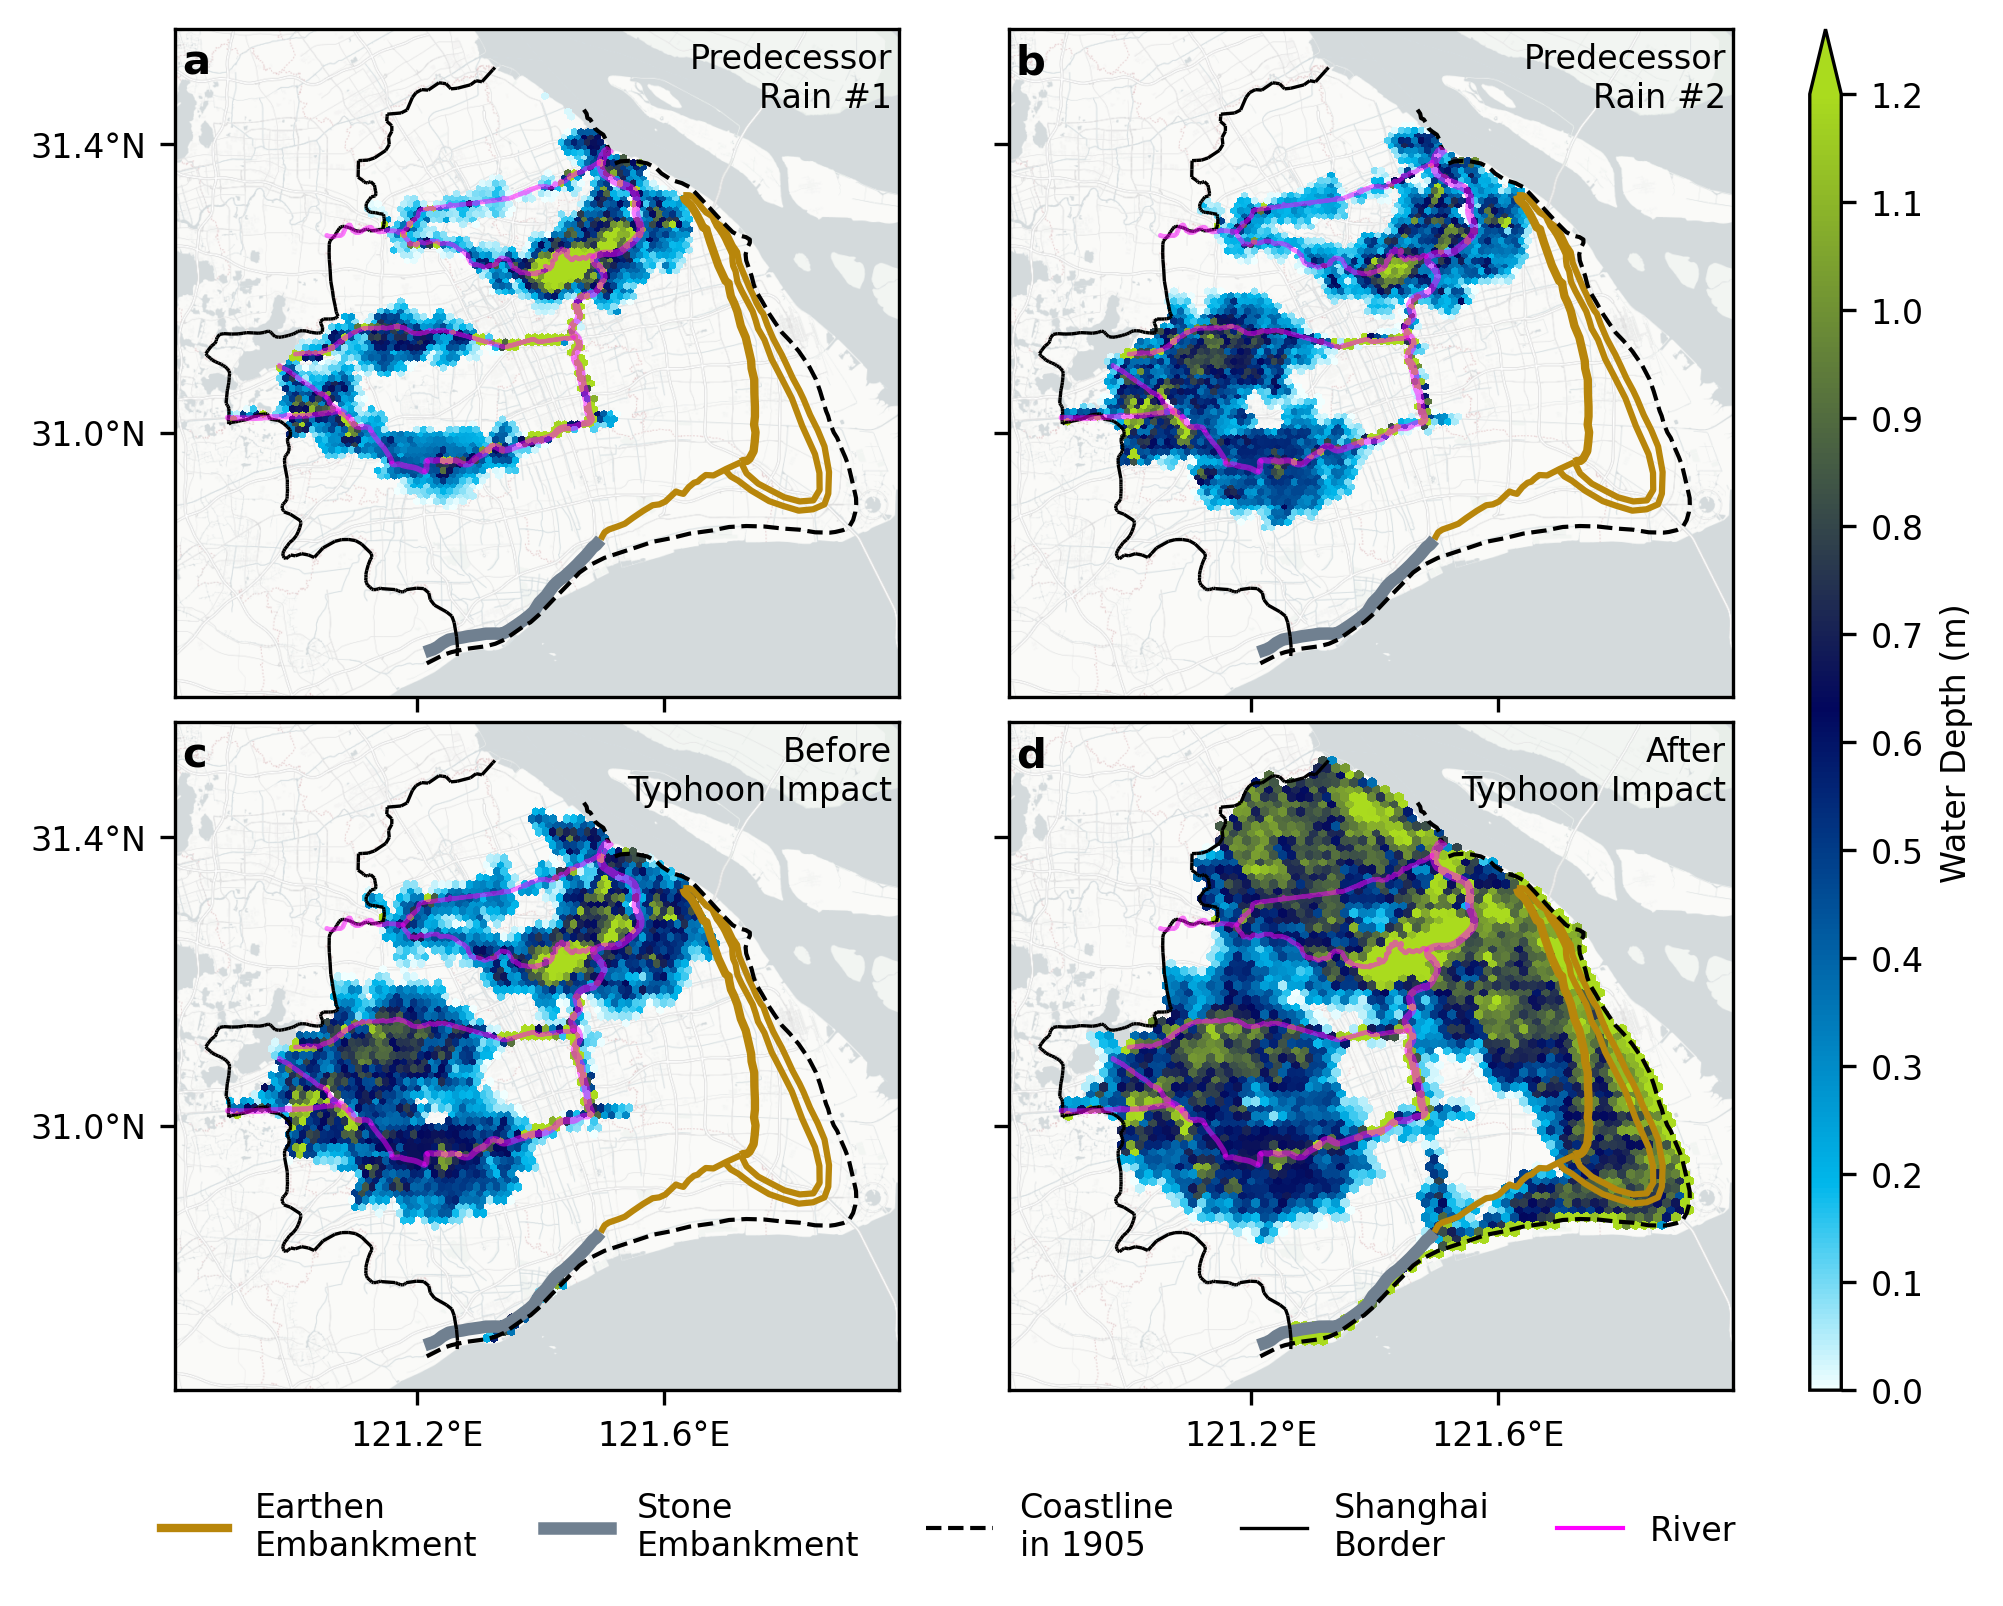

Recreate this plot in Python.
#!/usr/bin/env python3
"""
Figure 2 — simulated water depth (control) at four stages:
  (a) after predecessor rain #1 (Aug 21),  (b) after predecessor rain #2 (Aug 28),
  (c) before typhoon impact (Sep 1),        (d) after typhoon impact (Sep 2).

Extracted verbatim from Untitled.ipynb (cell 8, the ax2-ax5 map panels of the
overview figure); tidied for standalone use: paths -> shuaiwang, rainfall/tide
(ax1) code removed, headless backend + savefig. The 5-panel gridspec is kept
(ax1 created empty then deleted) so the colorbar/layout match the manuscript.

Run:  ~/anaconda3/bin/python Fig2_maps.py   ->  Fig2_maps.{pdf,png}
Note: uses contextily basemap tiles (needs internet).
"""
import matplotlib
matplotlib.use("Agg")
import numpy as np
import pandas as pd
import geopandas as gpd
import matplotlib.pyplot as plt
import matplotlib.colors as colors
import matplotlib.colors as mcolors
import matplotlib.gridspec as gridspec
import contextily as ctx
from shapely.geometry import MultiPolygon, LineString
from pyproj import Transformer
from matplotlib.patches import Patch
from matplotlib.lines import Line2D

plt.rcParams.update({"font.size": 8})

# ── Paths ───────────────────────────────────────────────────────────────────
BASE = "/Users/shuaiwang/sandbox/shanghai"
shape_dir = f"{BASE}/map/1910map/shape"
gadm_path = "/Users/shuaiwang/sandbox/data/borders/gadm36.shp"
depth_csv_path = f"{BASE}/update2/fig124a3d.csv"   # (d) after typhoon
xyz1_path = f"{BASE}/update2/fig3a.xyz"            # (a) after rain #1
xyz2_path = f"{BASE}/update2/fig3b.xyz"            # (b) after rain #2
xyz3_path = f"{BASE}/update2/fig3c.xyz"            # (c) before typhoon
river_mask_path = f"{BASE}/river_mask.xyz"
river_dir = f"{BASE}/市管河道/"

# ── Historical map layers ───────────────────────────────────────────────────
圩塘 = gpd.read_file(f"{shape_dir}/圩塘.shp")
海岸线 = gpd.read_file(f"{shape_dir}/海岸线.shp")
钦公塘 = gpd.read_file(f"{shape_dir}/钦公塘.shp")
雍正石塘 = gpd.read_file(f"{shape_dir}/雍正石塘.shp")
市管河道 = gpd.read_file(f"{river_dir}/市管河道.shp")
市管河道 = 市管河道.set_crs(epsg=4326, inplace=False)

# GADM -> Shanghai
gadm = gpd.read_file(gadm_path)
sh_parts = gadm[(gadm["NAME_0"] == "China") & (gadm["NAME_2"] == "Shanghai")]
sh_dissolved = sh_parts.dissolve()
geom = sh_dissolved.geometry.iloc[0]
if isinstance(geom, MultiPolygon):
    main_poly = max(geom.geoms, key=lambda p: p.area)
    shanghai_main = gpd.GeoDataFrame(geometry=[main_poly], crs=sh_dissolved.crs)
else:
    shanghai_main = sh_dissolved

# Inland border
other_regions = gadm[(gadm["NAME_0"] == "China") & (gadm["NAME_2"] != "Shanghai")]
china_other = other_regions.dissolve()
shanghai_boundary = gpd.GeoDataFrame(geometry=shanghai_main.boundary, crs=shanghai_main.crs)
china_other_boundary = gpd.GeoDataFrame(geometry=china_other.boundary, crs=china_other.crs)
inland_border = gpd.overlay(shanghai_boundary, china_other_boundary, how="intersection")

# ── Point data ──────────────────────────────────────────────────────────────
river_mask_df = pd.read_csv(river_mask_path, sep=r'\s+', header=None, names=["lon", "lat", "depth"])
river_coords = set(zip(river_mask_df["lon"], river_mask_df["lat"]))

depth_df = pd.read_csv(depth_csv_path, header=None, names=["lon", "lat", "depth"])
depth_df = depth_df[~depth_df[["lon", "lat"]].apply(tuple, axis=1).isin(river_coords)]
depth_gdf = gpd.GeoDataFrame(depth_df, geometry=gpd.points_from_xy(depth_df.lon, depth_df.lat), crs="EPSG:4326")

xyz1_df = pd.read_csv(xyz1_path, sep=r'\s+', header=None, names=["lon", "lat", "depth"])
xyz1_df = xyz1_df[~xyz1_df[["lon", "lat"]].apply(tuple, axis=1).isin(river_coords)]
xyz1_gdf = gpd.GeoDataFrame(xyz1_df, geometry=gpd.points_from_xy(xyz1_df.lon, xyz1_df.lat), crs="EPSG:4326")

xyz2_df = pd.read_csv(xyz2_path, sep=r'\s+', header=None, names=["lon", "lat", "depth"])
xyz2_df = xyz2_df[~xyz2_df[["lon", "lat"]].apply(tuple, axis=1).isin(river_coords)]
xyz2_gdf = gpd.GeoDataFrame(xyz2_df, geometry=gpd.points_from_xy(xyz2_df.lon, xyz2_df.lat), crs="EPSG:4326")

xyz3_df = pd.read_csv(xyz3_path, sep=r'\s+', header=None, names=["lon", "lat", "depth"])
xyz3_df = xyz3_df[~xyz3_df[["lon", "lat"]].apply(tuple, axis=1).isin(river_coords)]
xyz3_gdf = gpd.GeoDataFrame(xyz3_df, geometry=gpd.points_from_xy(xyz3_df.lon, xyz3_df.lat), crs="EPSG:4326")

# Reproject to EPSG:3857
for layer in [圩塘, 海岸线, 钦公塘, 雍正石塘, 市管河道, shanghai_main, inland_border, depth_gdf, xyz1_gdf, xyz2_gdf, xyz3_gdf]:
    layer.to_crs(epsg=3857, inplace=True)

# ── Filter data east of the 1905 coastline ──────────────────────────────────
coastline_line = 海岸线.geometry.union_all()
if coastline_line.geom_type == 'MultiLineString':
    coastline_line = LineString(np.concatenate([np.array(geom.coords) for geom in coastline_line.geoms]))
coast_coords = np.array(coastline_line.coords)
coast_coords = coast_coords[np.argsort(coast_coords[:, 1])]
unique_lat, idx = np.unique(coast_coords[:, 1], return_index=True)
interp_func = dict(zip(unique_lat, coast_coords[idx, 0]))  # lat: lon


def clean_outsiders(test_gdf):
    depth_points = test_gdf.copy()
    x = depth_points.geometry.x
    y = depth_points.geometry.y
    depth_points["coast_x"] = np.interp(
        y, np.array(list(interp_func.keys())), np.array(list(interp_func.values())))
    return depth_points[x <= depth_points["coast_x"]].copy()


depth_gdf = clean_outsiders(depth_gdf)
xyz1_gdf = clean_outsiders(xyz1_gdf)
xyz2_gdf = clean_outsiders(xyz2_gdf)
xyz3_gdf = clean_outsiders(xyz3_gdf)

# ── Figure / gridspec (ax1 top kept empty then deleted; maps in rows 2-3) ────
fig = plt.figure(figsize=(7, 9), dpi=600)
gs = gridspec.GridSpec(nrows=4, ncols=2, height_ratios=[.85, 0.15, 1, 1], width_ratios=[1, 1])
ax1 = fig.add_subplot(gs[0, :])
ax2 = fig.add_subplot(gs[2, 0])
ax3 = fig.add_subplot(gs[2, 1])
ax4 = fig.add_subplot(gs[3, 0])
ax5 = fig.add_subplot(gs[3, 1])
gs.update(wspace=0.05, hspace=0.05)


# ── Colormap ────────────────────────────────────────────────────────────────
def shuai_colormap1():
    C1 = np.asarray([170, 219, 30]) / 255   # green
    C2 = np.asarray([2, 7, 93]) / 255       # dark blue
    C3 = np.asarray([0, 183, 235]) / 255    # cyan
    C6 = np.asarray([255, 0, 0]) / 255      # red
    C7 = np.asarray([255, 233, 0]) / 255    # yellow
    C8 = np.asarray([255, 240, 240]) / 255  # mistyrose
    C9 = np.asarray([240, 255, 255]) / 255  # azure
    CUTS = 10
    tmp1 = np.asarray([np.linspace(C1[0], C2[0], CUTS), np.linspace(C1[1], C2[1], CUTS), np.linspace(C1[2], C2[2], CUTS)]).transpose()[:-1]
    CUTS = 8
    tmp2 = np.asarray([np.linspace(C2[0], C3[0], CUTS), np.linspace(C2[1], C3[1], CUTS), np.linspace(C2[2], C3[2], CUTS)]).transpose()[:-1]
    CUTS = 4
    tmp4 = np.asarray([np.linspace(C3[0], C9[0], CUTS), np.linspace(C3[1], C9[1], CUTS), np.linspace(C3[2], C9[2], CUTS)]).transpose()
    colors_arr = np.concatenate([tmp1, tmp2, tmp4])
    cmap = mcolors.LinearSegmentedColormap.from_list('my_colormap', colors_arr)
    cmaplist = [cmap(i) for i in range(cmap.N)]
    cmap = mcolors.LinearSegmentedColormap.from_list('Custom cmap', cmaplist, cmap.N)
    return cmap.reversed()


cmap = shuai_colormap1()
norm = colors.Normalize(vmin=0, vmax=1.2)
bounds = np.arange(0, 1.2 + 0.1, 0.1)

# ── Map panels (ax2-ax5) ─────────────────────────────────────────────────────
for ax_tmp, data_tmp in [[ax2, xyz1_gdf], [ax3, xyz2_gdf], [ax4, xyz3_gdf], [ax5, depth_gdf]]:
    圩塘.plot(ax=ax_tmp, color='darkgoldenrod', edgecolor='none')
    钦公塘.plot(ax=ax_tmp, color='darkgoldenrod', edgecolor='none', lw=2)
    雍正石塘.plot(ax=ax_tmp, edgecolor='slategray', linewidth=3)
    海岸线.plot(ax=ax_tmp, edgecolor='black', linewidth=1, linestyle='dashed')
    inland_border.plot(ax=ax_tmp, edgecolor='black', linewidth=0.8)
    市管河道[市管河道["MC"].isin([
        "黄浦江", "苏州河", "蕴藻浜", "淀浦河", "太浦河", "拦路港", "斜塘", "横潦泾", "西泖河", "泖河", "竖潦泾"
    ])].plot(ax=ax_tmp, edgecolor='magenta', linewidth=1, facecolor='none', zorder=20, alpha=.5)

    ctx.add_basemap(ax_tmp, source=ctx.providers.CartoDB.PositronNoLabels, attribution=False)

    shanghai_main_tmp = shanghai_main.to_crs(epsg=3857)
    depth_within = gpd.sjoin(data_tmp, shanghai_main_tmp, how='inner', predicate='within')
    hb = ax_tmp.hexbin(depth_within.geometry.x, depth_within.geometry.y,
                       C=depth_within["depth"], reduce_C_function=np.mean,
                       gridsize=70, cmap=cmap, norm=norm, edgecolors='none')
    hb.set_antialiased(False)

# Shared colorbar (right side, spanning ax3 top to ax5 bottom)
cbar_ax = fig.add_axes([0.92, ax5.get_position().y0, 0.015, ax3.get_position().y1 - ax5.get_position().y0])
sm = plt.cm.ScalarMappable(cmap=cmap, norm=norm)
sm.set_array([])
cbar = fig.colorbar(sm, cax=cbar_ax, ticks=bounds, extend='max')
cbar.set_label("Water Depth (m)")

# ── Axes formatting (lat/lon ticks) ──────────────────────────────────────────
transformer_to_3857 = Transformer.from_crs("EPSG:4326", "EPSG:3857", always_xy=True)
bounds4326 = shanghai_main.to_crs(epsg=4326).total_bounds
minx_3857, miny_3857 = transformer_to_3857.transform(bounds4326[0] - .05, bounds4326[1] - .05)
maxx_3857, maxy_3857 = transformer_to_3857.transform(bounds4326[2] + .05, bounds4326[3] + .05)

axes_grid = [ax2, ax3, ax4, ax5]
show_x = [False, False, True, True]   # only bottom row
show_y = [True, False, True, False]   # only left column
for i, ax in enumerate(axes_grid):
    x_deg_ticks = np.arange(np.floor(bounds4326[0] * 5) / 5, np.ceil(bounds4326[2] * 5) / 5 + 0.01, 0.4)
    y_deg_ticks = np.arange(np.floor(bounds4326[1] * 5) / 5, np.ceil(bounds4326[3] * 5) / 5 + 0.01, 0.4)
    x_ticks_merc = [transformer_to_3857.transform(x, bounds4326[1])[0] for x in x_deg_ticks]
    y_ticks_merc = [transformer_to_3857.transform(bounds4326[0], y)[1] for y in y_deg_ticks]
    x_labels = [f"{abs(round(x, 2))}°{'E' if x >= 0 else 'W'}" for x in x_deg_ticks]
    y_labels = [f"{abs(round(y, 2))}°{'N' if y >= 0 else 'S'}" for y in y_deg_ticks]
    ax.set_xticks(x_ticks_merc)
    ax.set_xticklabels([])
    ax.set_yticks(y_ticks_merc)
    ax.set_yticklabels([])
    if show_x[i]:
        ax.set_xticklabels(x_labels)
    if show_y[i]:
        ax.set_yticklabels(y_labels)
    ax.set_xlim(minx_3857, maxx_3857)
    ax.set_ylim(miny_3857, maxy_3857)

# Panel labels a-d
for ax, label in zip([ax2, ax3, ax4, ax5], ['a', 'b', 'c', 'd']):
    ax.text(0.01, 0.98, label, transform=ax.transAxes,
            fontsize=10, fontweight='bold', va='top', ha='left')

# Top-right corner titles
map_titles = ["Predecessor\nRain #1", "Predecessor\nRain #2",
              "Before\nTyphoon Impact", "After\nTyphoon Impact"]
for ax, title in zip([ax2, ax3, ax4, ax5], map_titles):
    ax.text(0.99, 0.98, title, transform=ax.transAxes, fontsize=8, ha='right', va='top')

# Legend
legend_elements = [
    Line2D([0], [0], color='darkgoldenrod', linewidth=2, label='Earthen\nEmbankment'),
    Line2D([0], [0], color='slategray', linewidth=3, label='Stone\nEmbankment'),
    Line2D([0], [0], color='black', linestyle='dashed', linewidth=1, label='Coastline\nin 1905'),
    Line2D([0], [0], color='black', linewidth=0.8, label='Shanghai\nBorder'),
    Line2D([0], [0], color='magenta', linewidth=1, label='River')
]
fig.legend(handles=legend_elements, loc='lower center',
           bbox_to_anchor=(0.51, 0.035), ncol=5, fontsize=8, frameon=False)

# Delete the empty top panel so only the 2x2 maps remain
fig.delaxes(ax1)

fig.savefig(f"{BASE}/Fig2_maps.pdf", bbox_inches="tight")
fig.savefig(f"{BASE}/Fig2_maps.png", dpi=300, bbox_inches="tight")
print("Saved Fig2_maps.pdf / .png")
